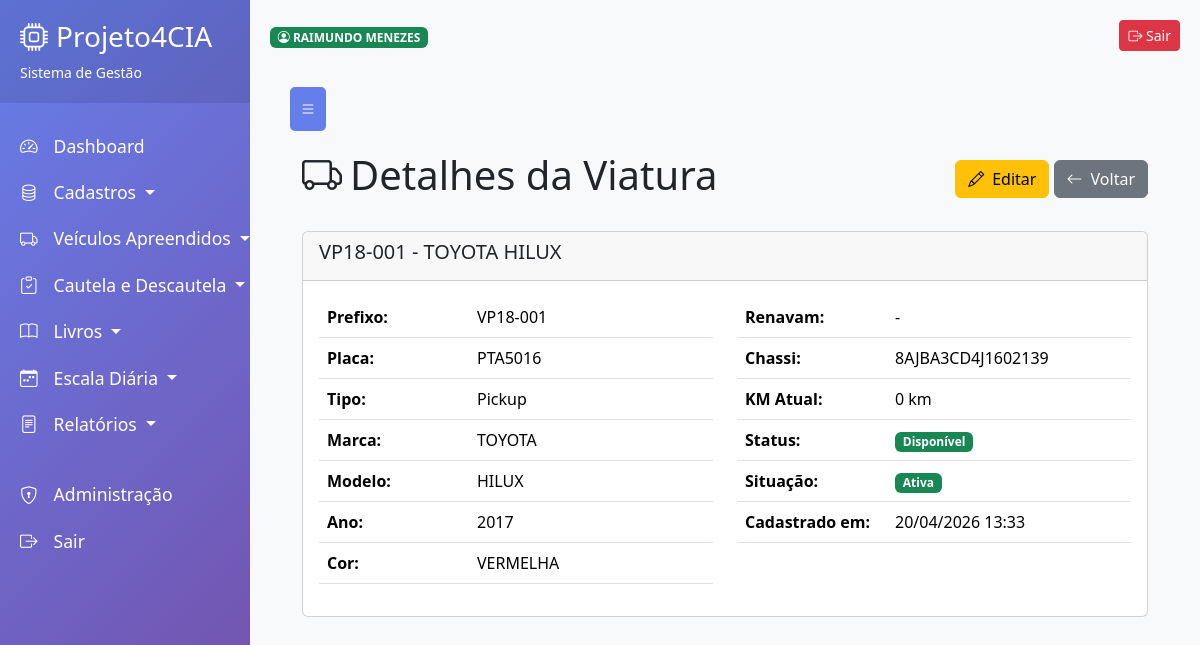
/cadastros/vtrs/2/ (signed in), run on an earlier commit of the app's database.
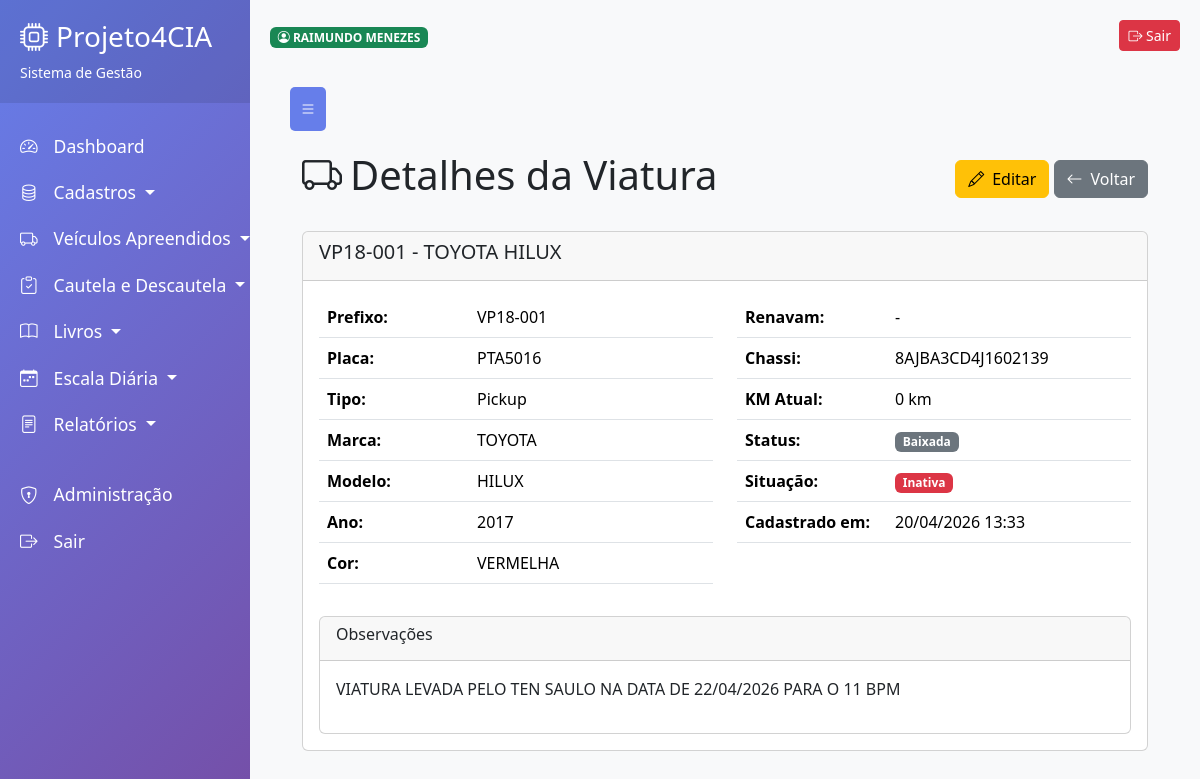
And on a later commit of the database.
### aplicacoes/cadastros/cadastro_vtrs/models.py (models this page shows, shortened)
class Viatura(models.Model):
    STATUS_CHOICES = [
        ('DISPONIVEL', 'Disponível'),
        ('EM_USO', 'Em Uso'),
        ('MANUTENCAO', 'Em Manutenção'),
        ('BAIXADA', 'Baixada'),
    ]
    TIPO_CHOICES = [
        ('PICKUP', 'Pickup'),
        ('SUV', 'SUV'),
        ('SEDAN', 'Sedan'),
        ('MOTO', 'Motocicleta'),
        ('CAMINHAO', 'Caminhão'),
        ('ONIBUS', 'Ônibus'),
    ]
    prefixo = models.CharField('Prefixo', max_length=20, unique=True)
    placa = models.CharField('Placa', max_length=8, unique=True)
    tipo = models.CharField('Tipo', max_length=20, choices=TIPO_CHOICES)
    marca = models.CharField('Marca', max_length=50)
    modelo = models.CharField('Modelo', max_length=50)
    ano = models.IntegerField('Ano')
    cor = models.CharField('Cor', max_length=30)
    renavam = models.CharField('Renavam', max_length=20, blank=True)
    chassi = models.CharField('Chassi', max_length=30, blank=True)
    km_atual = models.IntegerField('Quilometragem Atual', default=0)
    status = models.CharField('Status', max_length=20, choices=STATUS_CHOICES, default='DISPONIVEL')
    observacoes = models.TextField('Observações', blank=True)
    ativo = models.BooleanField('Ativo?', default=True)
    criado_em = models.DateTimeField('Criado em', auto_now_add=True)
    atualizado_em = models.DateTimeField('Atualizado em', auto_now=True)
    class Meta:
        verbose_name = 'Viatura'
        verbose_name_plural = 'Viaturas'
        ordering = ['prefixo']

### aplicacoes/cadastros/cadastro_vtrs/views.py (the view)
# urls.py: path('<int:pk>/', login_required(views.ViaturaDetailView.as_view()), name='vtr_detail'),
class ViaturaDetailView(LoginRequiredMixin, DetailView):
    model = Viatura
    template_name = 'cadastro_vtrs/vtr_detail.html'
    context_object_name = 'viatura'
    login_url = 'login'

### aplicacoes/cadastros/cadastro_vtrs/templates/cadastro_vtrs/vtr_detail.html (shortened to what the changed rows need)
{% extends 'base.html' %}
{% block content %}
<div class="container-fluid">
    <div class="d-flex justify-content-between align-items-center mb-4">
        <h1><i class="bi bi-truck me-2"></i>Detalhes da Viatura</h1>
    </div>
    <div class="card">
        <div class="card-header">
            <h5>{{ viatura.prefixo }} - {{ viatura.marca }} {{ viatura.modelo }}</h5>
        </div>
        <div class="card-body">
            <div class="row">
                <div class="col-md-6">
                    <table class="table">
                        <tr>
                            <th style="width: 150px;">Prefixo:</th>
                            <td>{{ viatura.prefixo }}</td>
                        </tr>
                        <tr>
                            <th>Placa:</th>
                            <td>{{ viatura.placa }}</td>
                        </tr>
                        <tr>
                            <th>Tipo:</th>
                            <td>{{ viatura.get_tipo_display }}</td>
                        </tr>
                        <tr>
                            <th>Marca:</th>
                            <td>{{ viatura.marca }}</td>
                        </tr>
                        <tr>
                            <th>Modelo:</th>
                            <td>{{ viatura.modelo }}</td>
                        </tr>
                        <tr>
                            <th>Ano:</th>
                            <td>{{ viatura.ano }}</td>
                        </tr>
                        <tr>
                            <th>Cor:</th>
                            <td>{{ viatura.cor }}</td>
                        </tr>
                    </table>
                </div>
                <div class="col-md-6">
                    <table class="table">
                        <tr>
                            <th style="width: 150px;">Renavam:</th>
                            <td>{{ viatura.renavam|default:'-' }}</td>
                        </tr>
                        <tr>
                            <th>Chassi:</th>
                            <td>{{ viatura.chassi|default:'-' }}</td>
                        </tr>
                        <tr>
                            <th>KM Atual:</th>
                            <td>{{ viatura.km_atual }} km</td>
                        </tr>
                        <tr>
                            <th>Status:</th>
                            <td>
                                {% if viatura.status == 'DISPONIVEL' %}
                                    <span class="badge bg-success">Disponível</span>
                                {% elif viatura.status == 'EM_USO' %}
                                    <span class="badge bg-warning">Em Uso</span>
                                {% elif viatura.status == 'MANUTENCAO' %}
                                    <span class="badge bg-danger">Em Manutenção</span>
                                {% else %}
                                    <span class="badge bg-secondary">Baixada</span>
                                {% endif %}
                            </td>
                        </tr>
                        <tr>
                            <th>Situação:</th>
                            <td>
                                {% if viatura.ativo %}
                                    <span class="badge bg-success">Ativa</span>
                                {% else %}
                                    <span class="badge bg-danger">Inativa</span>
                                {% endif %}
                            </td>
                        </tr>
                        <tr>
                            <th>Cadastrado em:</th>
                            <td>{{ viatura.criado_em|date:"d/m/Y H:i" }}</td>
                        </tr>
                    </table>
                </div>
            </div>
            {% if viatura.observacoes %}
            <div class="row mt-3">
                <div class="col-12">
                    <div class="card">
                        <div class="card-header">
                            <h6>Observações</h6>
                        </div>
                        <div class="card-body">
                            {{ viatura.observacoes|linebreaks }}
                        </div>
                    </div>
                </div>
            </div>
            {% endif %}
        </div>
    </div>
</div>
{% endblock %}

What changed in the data, as far as the page shows it:
changed Viatura "VP18-001": status "DISPONIVEL" → "BAIXADA" (drawn); ativo True → False (drawn); observacoes (not shown) → "VIATURA LEVADA PELO TEN SAULO NA DATA DE 22/04/2026 PARA O 11 BPM"
Also different on the page:
text no longer shown: "Disponível Ativa"
text now shown: "Baixada Inativa Observações"
